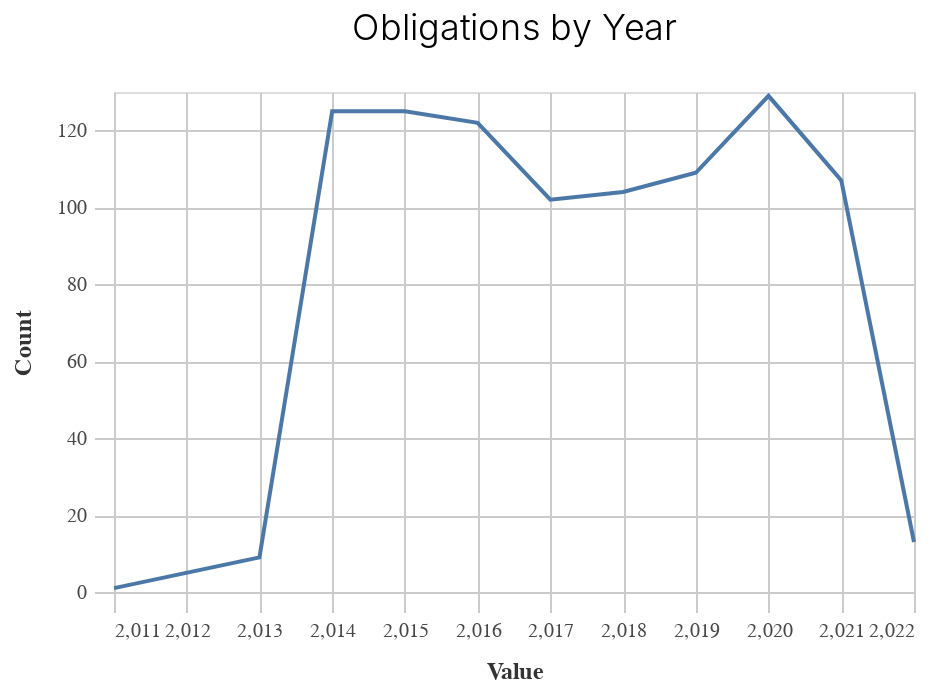

Source (notebook cell):
### Markdown cell above
### Chart

### Code cell
_dla_utils.basic_line_chart((df_top>>filter(_.variable=='prepared_y')), 'value', 'count', subset, 'Obligations by Year')

### Figure 1 — Vega-Lite specification as saved in the notebook (floating-point values rounded to 4 significant figures)
{"config": {"view": {"continuousWidth": 400, "continuousHeight": 300}, "axis": {"domainColor": "#cbcbcb", "grid": true, "gridColor": "#cbcbcb", "gridWidth": 1, "labelColor": "#474747", "labelFont": "Nunito Sans", "labelFontSize": 10, "labelPadding": 4, "tickColor": "#cbcbcb", "tickSize": 10, "titleColor": "#333", "titleFont": "Raleway", "titleFontSize": 12, "titlePadding": 10}, "axisBand": {"grid": false}, "background": "white", "font": "Raleway", "header": {"labelFont": "Nunito Sans", "titleFont": "Raleway"}, "legend": {"labelColor": "#333", "labelFont": "Nunito Sans", "labelFontSize": 11, "labelLimit": 0, "padding": 1, "symbolSize": 30, "symbolType": "square", "titleColor": "#333", "titleFont": "Raleway", "titleFontSize": 14, "titlePadding": 10}, "title": {"anchor": "middle", "font": "Raleway", "fontSize": 18, "fontWeight": 300, "offset": 20}}, "data": {"name": "data-d2c7b617ee26799b08b717e24a07dd60"}, "mark": "line", "encoding": {"x": {"field": "value", "title": "Value", "type": "quantitative"}, "y": {"field": "count", "title": "Count", "type": "quantitative"}}, "height": 250, "title": "Obligations by Year", "width": 400, "$schema": "https://vega.github.io/schema/vega-lite/v4.17.0.json", "datasets": {"data-d2c7b617ee26799b08b717e24a07dd60": [{"value": 2020.0, "count": 129, "variable": "prepared_y"}, {"value": 2014.0, "count": 125, "variable": "prepared_y"}, {"value": 2015.0, "count": 125, "variable": "prepared_y"}, {"value": 2016.0, "count": 122, "variable": "prepared_y"}, {"value": 2019.0, "count": 109, "variable": "prepared_y"}, {"value": 2021.0, "count": 107, "variable": "prepared_y"}, {"value": 2018.0, "count": 104, "variable": "prepared_y"}, {"value": 2017.0, "count": 102, "variable": "prepared_y"}, {"value": 2022.0, "count": 13, "variable": "prepared_y"}, {"value": 2013.0, "count": 9, "variable": "prepared_y"}, {"value": 2011.0, "count": 1, "variable": "prepared_y"}]}}
